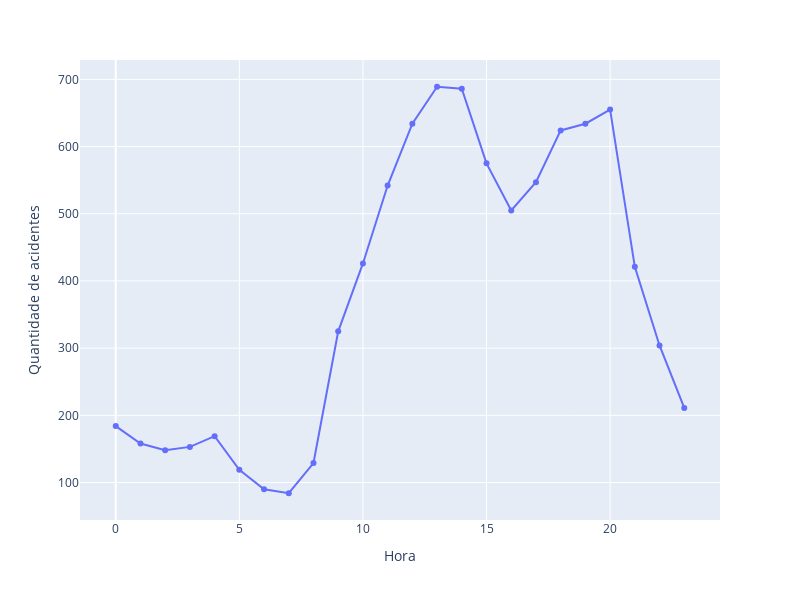

Notebook source saved alongside this figure:
### Code cell
df_new["Hora"] = df_new["ocorrencia_tempo"].dt.hour
data = df_new["Hora"].value_counts().sort_index()

fig = px.line(
    x=data.index,
    y=data.values,
    markers=True,
    labels={"x": "Hora", "y": "Quantidade de acidentes"},
    width=800,
    height=600
)
fig.show()

### Figure 1 — Plotly figure (JSON) as saved in the notebook; plotly's stock layout.template omitted (floating-point values rounded to 4 significant figures)
{"data": [{"hovertemplate": "Hora=%{x}<br>Quantidade de acidentes=%{y}<extra></extra>", "legendgroup": "", "line": {"color": "#636efa", "dash": "solid"}, "marker": {"symbol": "circle"}, "mode": "lines+markers", "name": "", "orientation": "v", "showlegend": false, "type": "scatter", "x": [0.0, 1.0, 2.0, 3.0, 4.0, 5.0, 6.0, 7.0, 8.0, 9.0, 10.0, 11.0, 12.0, 13.0, 14.0, 15.0, 16.0, 17.0, 18.0, 19.0, 20.0, 21.0, 22.0, 23.0], "xaxis": "x", "y": [184, 158, 148, 153, 169, 119, 90, 84, 129, 325, 426, 542, 634, 689, 686, 575, 505, 547, 624, 634, 655, 421, 304, 211], "yaxis": "y"}], "layout": {"height": 600, "legend": {"tracegroupgap": 0}, "margin": {"t": 60}, "width": 800, "xaxis": {"anchor": "y", "domain": [0, 1], "title": {"text": "Hora"}}, "yaxis": {"anchor": "x", "domain": [0, 1], "title": {"text": "Quantidade de acidentes"}}}}
